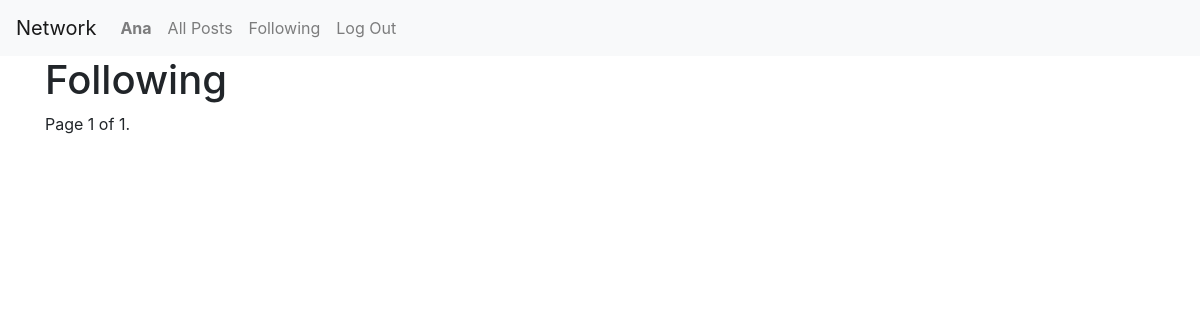
Page /following (signed in) on the earlier database version.
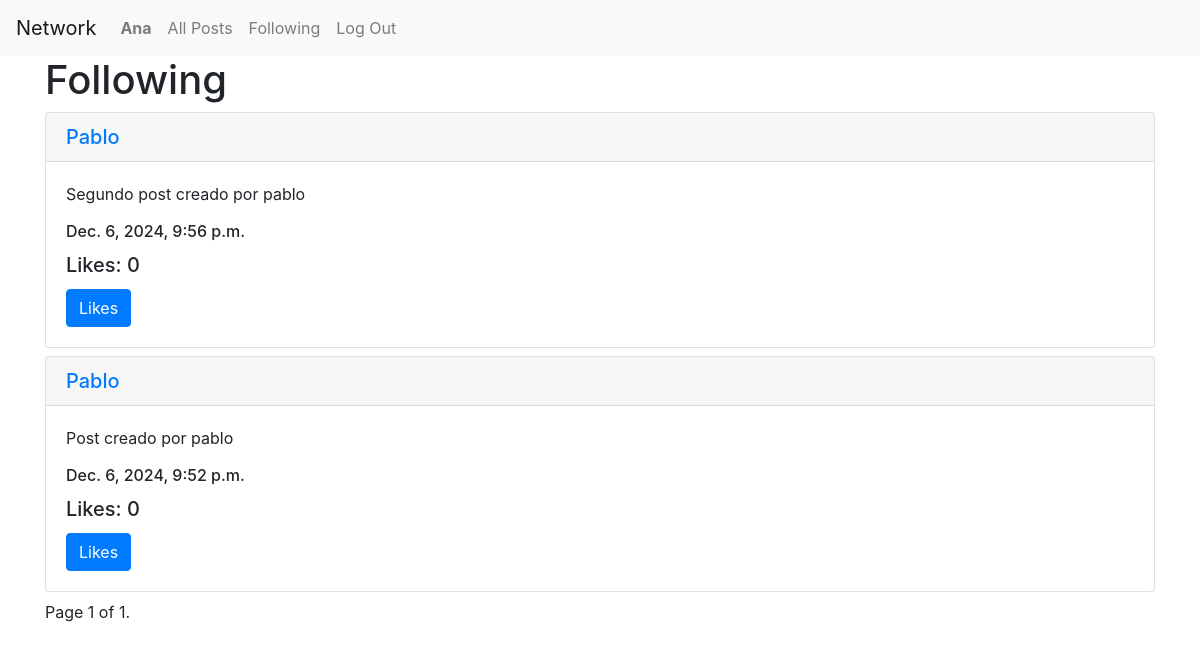
Same page on the later database version.
### network/models.py (models this page shows, shortened)
class User(AbstractUser):
    pass

class Post(models.Model):
    user = models.ForeignKey(User, on_delete=models.CASCADE, related_name="posts")
    content = models.TextField()
    timestamp = models.DateTimeField(default=now)
    likes = models.ManyToManyField(User, related_name="liked_posts", blank=True)
    def like_count(self):
        return self.likes.count()

### network/views.py (the view)
# urls.py: path("following", views.following, name="following"),
@login_required
def following(request):
    user = User.objects.get(username=request.user.username)
    following_users = user.following.values_list('followed', flat=True)
    posts = Post.objects.filter(user__id__in=following_users).order_by("-timestamp")
    paginator = Paginator(posts, 10)
    page_number = request.GET.get("page")
    list_posts = paginator.get_page(page_number)
    return render(request, "network/following.html", {
        "posts": list_posts,
    })

### network/templates/network/following.html (shortened to what this page needs)
{% extends "network/layout.html" %}
{% block body %}
    <div  class="container">
    <h1>Following</h1>
    <div id="posts-container">
      {% for post in posts %}
      <div class="card my-2">
        <a href="{% url 'profile_page' post.user.username %}">
          <h5 class="card-header">{{post.user.username}}</h5>
        </a>
        <div class="card-body">
            <p class="card-text">{{post.content}}</p>
            <h6 class="card-title">{{post.timestamp}}</h6>
          <h5 class="card-title">Likes: {{post.like_count}}</h5>
          <button class="btn btn-primary">Likes</button>
        </div>
      </div>
      {% endfor %}
      <div class="pagination">
        <span class="step-links">
            <span class="current">
                Page {{ posts.number }} of {{ posts.paginator.num_pages }}.
            </span>
        </span>
    </div>
    </div>
    </div>
{% endblock %}

### network/templates/network/layout.html (shortened to what this page needs)
{% load static %}
<!DOCTYPE html>
<html lang="en">
    <head>
        <link rel="stylesheet" href="https://stackpath.bootstrapcdn.com/bootstrap/4.4.1/css/bootstrap.min.css">
        <link href="{% static 'network/styles.css' %}" rel="stylesheet">
    </head>
    <body>
        <nav class="navbar navbar-expand-lg navbar-light bg-light">
            <a class="navbar-brand" href="{% url 'index' %}">Network</a>
            <div>
              <ul class="navbar-nav mr-auto">
                {% if user.is_authenticated %}
                    <li class="nav-item">
                        <a class="nav-link" href="{% url 'profile_page' user.username %}"><strong>{{ user.username }}</strong></a>
                    </li>
                {% endif %}
                <li class="nav-item">
                  <a class="nav-link" href="{% url 'all_posts' %}">All Posts</a>
                </li>
                {% if user.is_authenticated %}
                    <li class="nav-item">
                        <a class="nav-link" href="{% url 'following' %}">Following</a>
                    </li>
                    <li class="nav-item">
                        <a class="nav-link" href="{% url 'logout' %}">Log Out</a>
                    </li>
                {% endif %}
              </ul>
            </div>
          </nav>
        <div class="body">
            {% block body %}
            {% endblock %}
        </div>
    </body>
</html>

Differences in the rows shown:
added Post: user.username "Pablo", content "Segundo post creado por pablo", timestamp "Dec. 6, 2024, 9:56 p.m.", like_count "0"
added Post: user.username "Pablo", content "Post creado por pablo", timestamp "Dec. 6, 2024, 9:52 p.m.", like_count "0"
